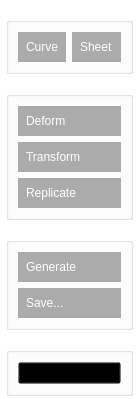
<?xml version="1.0" encoding="UTF-8"?>
<ui version="4.0">
 <class>SketchToolsWidget</class>
 <widget class="QWidget" name="SketchToolsWidget">
  <property name="geometry">
   <rect>
    <x>0</x>
    <y>0</y>
    <width>134</width>
    <height>365</height>
   </rect>
  </property>
  <property name="windowTitle">
   <string>Form</string>
  </property>
  <property name="styleSheet">
   <string notr="true">QWidget { background: transparent }

QPushButton { 
	background:rgb(90,90,90,128);
	border: 3px solid rgb(90,90,90,0);
	padding: 5px;
    color: white;
	font-size: 12px;
	text-align:left;
}

QCheckBox { 
	background:rgb(90,90,90,128);
	border: 3px solid rgb(90,90,90,0);
	padding: 5px;
    color: white;
	font-size: 12px;
}

QPushButton:hover{ background:rgb(255,153,0); border-color:rgb(255,153,0); }
QPushButton:pressed{ background:rgb(255,153,0); border-color:#FFB444; top:2px; }

QGroupBox{ color:white; }</string>
  </property>
  <layout class="QGridLayout" name="gridLayout">
   <property name="leftMargin">
    <number>6</number>
   </property>
   <property name="topMargin">
    <number>3</number>
   </property>
   <property name="rightMargin">
    <number>6</number>
   </property>
   <property name="bottomMargin">
    <number>3</number>
   </property>
   <property name="spacing">
    <number>3</number>
   </property>
   <item row="0" column="0">
    <widget class="QGroupBox" name="sketchBox">
     <property name="title">
      <string>Sketch</string>
     </property>
     <property name="flat">
      <bool>true</bool>
     </property>
     <layout class="QGridLayout" name="gridLayout_2">
      <item row="0" column="0">
       <widget class="QPushButton" name="curveButton">
        <property name="text">
         <string>Curve</string>
        </property>
       </widget>
      </item>
      <item row="0" column="1">
       <widget class="QPushButton" name="sheetButton">
        <property name="text">
         <string>Sheet</string>
        </property>
       </widget>
      </item>
     </layout>
    </widget>
   </item>
   <item row="3" column="0">
    <widget class="QGroupBox" name="labelBox">
     <property name="title">
      <string>Label</string>
     </property>
     <property name="flat">
      <bool>true</bool>
     </property>
     <layout class="QGridLayout" name="gridLayout_4">
      <item row="0" column="0">
       <widget class="QComboBox" name="comboBox"/>
      </item>
     </layout>
    </widget>
   </item>
   <item row="1" column="0">
    <widget class="QGroupBox" name="modifyBox">
     <property name="title">
      <string>Modify</string>
     </property>
     <property name="flat">
      <bool>true</bool>
     </property>
     <layout class="QGridLayout" name="gridLayout_3">
      <item row="1" column="0">
       <widget class="QPushButton" name="transformButton">
        <property name="text">
         <string>Transform</string>
        </property>
       </widget>
      </item>
      <item row="3" column="0">
       <widget class="QPushButton" name="replicateButton">
        <property name="text">
         <string>Replicate</string>
        </property>
       </widget>
      </item>
      <item row="0" column="0">
       <widget class="QPushButton" name="deformButton">
        <property name="text">
         <string>Deform</string>
        </property>
       </widget>
      </item>
     </layout>
    </widget>
   </item>
   <item row="2" column="0">
    <widget class="QGroupBox" name="surfaceBox">
     <property name="title">
      <string>Surface</string>
     </property>
     <property name="flat">
      <bool>true</bool>
     </property>
     <layout class="QGridLayout" name="gridLayout_5">
      <item row="0" column="0">
       <widget class="QPushButton" name="surfaceButton">
        <property name="text">
         <string>Generate</string>
        </property>
       </widget>
      </item>
      <item row="1" column="0">
       <widget class="QPushButton" name="saveButton">
        <property name="text">
         <string>Save...</string>
        </property>
       </widget>
      </item>
     </layout>
    </widget>
   </item>
  </layout>
 </widget>
 <tabstops>
  <tabstop>curveButton</tabstop>
  <tabstop>sheetButton</tabstop>
  <tabstop>comboBox</tabstop>
 </tabstops>
 <resources/>
 <connections/>
</ui>
